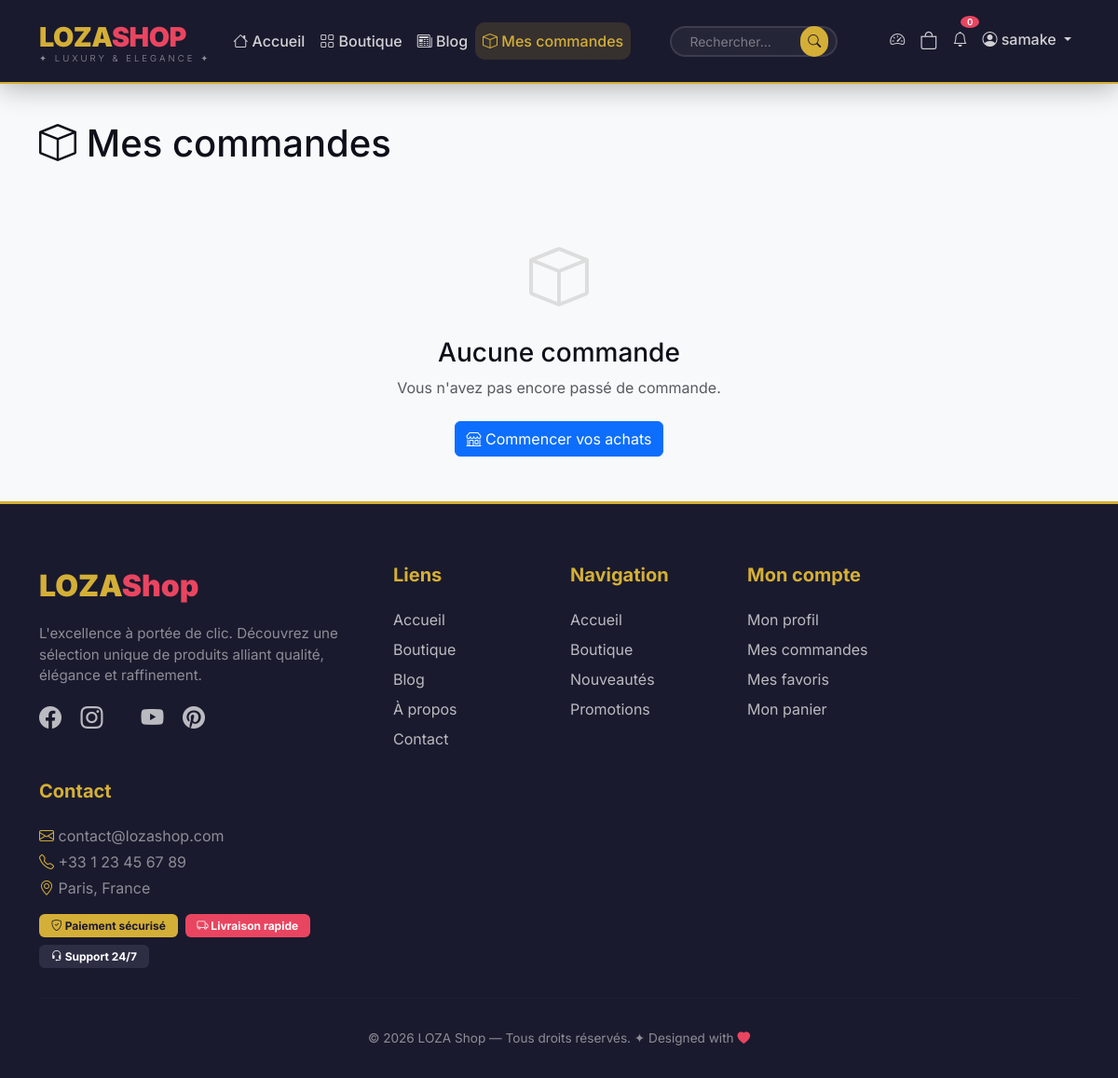
The app's page /orders/ (signed in), older data.
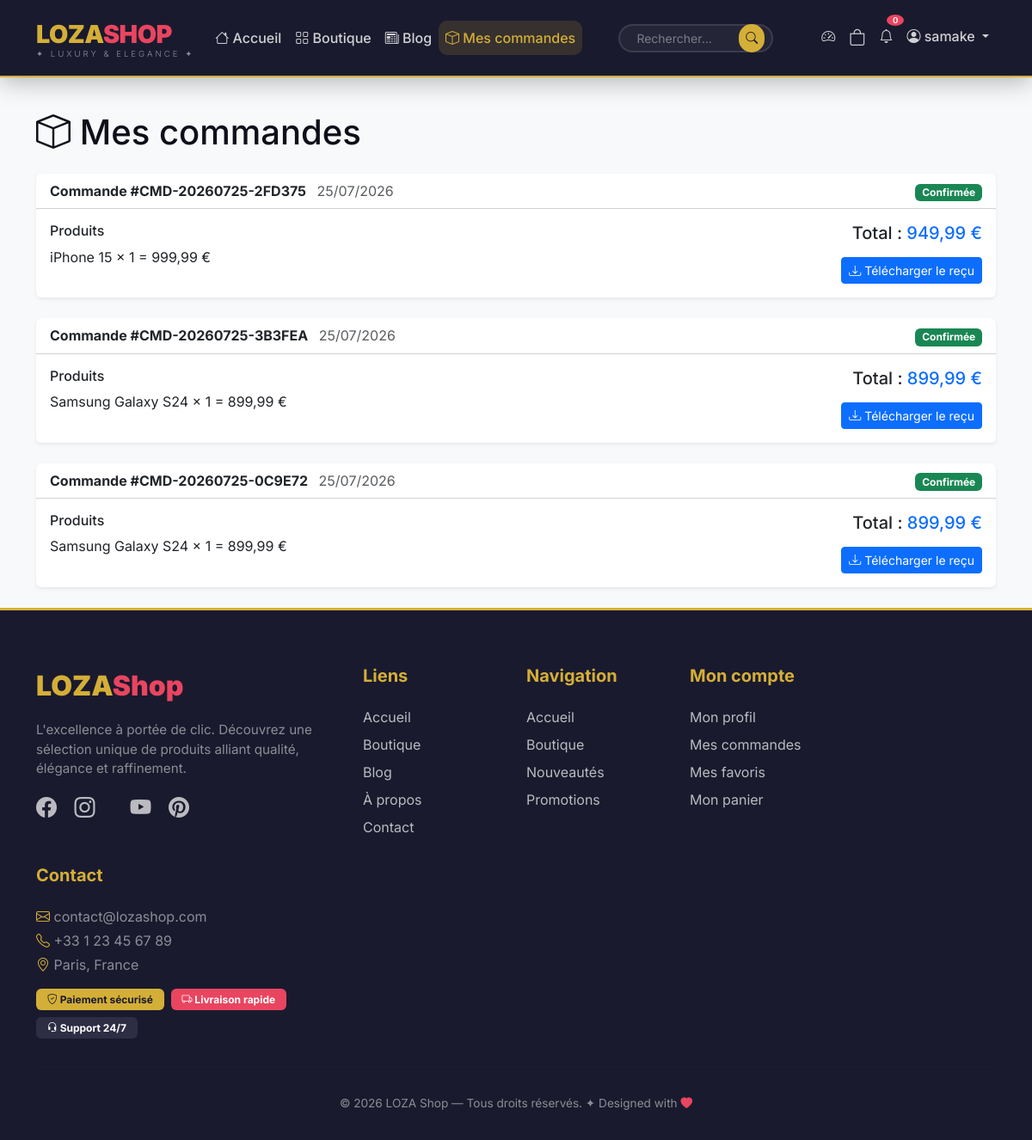
The same page, newer data.
### orders/models.py (models this page shows, shortened)
class Order(models.Model):
    STATUS_CHOICES = [
        ('pending', 'En attente'),
        ('confirmed', 'Confirmée'),
        ('shipped', 'Expédiée'),
        ('delivered', 'Livrée'),
        ('cancelled', 'Annulée'),
    ]
    order_number = models.CharField(max_length=20, unique=True, editable=False)
    user = models.ForeignKey(User, on_delete=models.CASCADE, related_name='orders')
    created_at = models.DateTimeField(auto_now_add=True)
    updated_at = models.DateTimeField(auto_now=True)
    status = models.CharField(max_length=20, choices=STATUS_CHOICES, default='pending')
    total_amount = models.DecimalField(max_digits=10, decimal_places=2, default=0)
    shipping_address = models.TextField(default='')
    payment_method = models.CharField(max_length=50, default='Carte bancaire')
    is_paid = models.BooleanField(default=False)

class OrderItem(models.Model):
    order = models.ForeignKey(Order, on_delete=models.CASCADE, related_name='items')
    product = models.ForeignKey(Product, on_delete=models.CASCADE)
    quantity = models.PositiveIntegerField(default=1)
    price = models.DecimalField(max_digits=10, decimal_places=2, default=0)
    def get_total(self):
        return self.price * self.quantity

### products/models.py (models this page shows, shortened)
class Product(models.Model):
    name = models.CharField(max_length=200)
    slug = models.SlugField(unique=True, blank=True)
    description = models.TextField()
    price = models.DecimalField(max_digits=10, decimal_places=2)
    stock = models.IntegerField(default=0)
    category = models.ForeignKey(Category, on_delete=models.CASCADE, related_name='products')
    image = models.ImageField(upload_to='products/', blank=True, null=True)
    image2 = models.ImageField(upload_to='products/', blank=True, null=True)
    image3 = models.ImageField(upload_to='products/', blank=True, null=True)
    is_active = models.BooleanField(default=True)
    created_at = models.DateTimeField(auto_now_add=True)
    updated_at = models.DateTimeField(auto_now=True)

### orders/views.py (the view)
# urls.py: path('', views.order_list, name='orders'),
@login_required
def order_list(request):
    user_orders = Order.objects.filter(user=request.user).order_by('-created_at')
    return render(request, 'orders/order_list.html', {'orders': user_orders})

### cart/context_processors.py (called while the page is built)
def cart_total(request):
    if request.user.is_authenticated:
        total_items = CartItem.objects.filter(user=request.user).count()
    else:
        total_items = 0
    return {'cart_total_items': total_items}

### orders/templates/orders/order_list.html (shortened to what this page needs)
{% extends 'base.html' %}
{% block content %}
<div class="container mt-4">
    <h1 class="mb-4"><i class="bi bi-box"></i> Mes commandes</h1>
    {% if orders %}
    <div class="row">
        {% for order in orders %}
        <div class="col-12 mb-4">
            <div class="card border-0 shadow-sm">
                <div class="card-header bg-transparent d-flex flex-wrap justify-content-between align-items-center">
                    <div>
                        <strong>Commande #{{ order.order_number }}</strong>
                        <span class="text-muted ms-2">{{ order.created_at|date:"d/m/Y" }}</span>
                    </div>
                    <div>
                        <span class="badge {% if order.status == 'confirmed' %}bg-success{% elif order.status == 'pending' %}bg-warning{% elif order.status == 'shipped' %}bg-info{% elif order.status == 'delivered' %}bg-primary{% else %}bg-danger{% endif %}">
                            {{ order.get_status_display }}
                        </span>
                    </div>
                </div>
                <div class="card-body">
                    <div class="row">
                        <div class="col-md-8">
                            <h6>Produits</h6>
                            <ul class="list-unstyled">
                                {% for item in order.items.all %}
                                <li>{{ item.product.name }} x {{ item.quantity }} = {{ item.get_total }} €</li>
                                {% endfor %}
                            </ul>
                        </div>
                        <div class="col-md-4 text-end">
                            <h5>Total : <span class="text-primary">{{ order.total_amount }} €</span></h5>
                            <a href="{% url 'orders:download_receipt' order.id %}" class="btn btn-sm btn-primary mt-2">
                                <i class="bi bi-download"></i> Télécharger le reçu
                            </a>
                        </div>
                    </div>
                </div>
            </div>
        </div>
        {% endfor %}
    </div>
    {% else %}
    <div class="text-center py-5">
        <i class="bi bi-box" style="font-size: 4rem; color: #ddd;"></i>
        <h3 class="mt-3">Aucune commande</h3>
        <p class="text-muted">Vous n'avez pas encore passé de commande.</p>
        <a href="{% url 'products:home' %}" class="btn btn-primary mt-2">
            <i class="bi bi-shop"></i> Commencer vos achats
        </a>
    </div>
    {% endif %}
</div>
{% endblock %}

Row changes from the older to the newer data that the page shows:
added Order: order_number "CMD-20260725-2FD375", created_at "25/07/2026", status "Confirmée", total_amount "949,99"
added OrderItem: product.name "iPhone 15", quantity "1", get_total "999,99", shown under "CMD-20260725-2FD375"
added Order: order_number "CMD-20260725-3B3FEA", created_at "25/07/2026", status "Confirmée", total_amount "899,99"
added OrderItem: product.name "Samsung Galaxy S24", quantity "1", get_total "899,99", shown under "CMD-20260725-3B3FEA"
added Order: order_number "CMD-20260725-0C9E72", created_at "25/07/2026", status "Confirmée", total_amount "899,99"
added OrderItem: product.name "Samsung Galaxy S24", quantity "1", get_total "899,99", shown under "CMD-20260725-0C9E72"
Text that changed along with them:
text no longer shown: "Aucune commande Vous n'avez pas encore passé de commande. Commencer vos achats"
